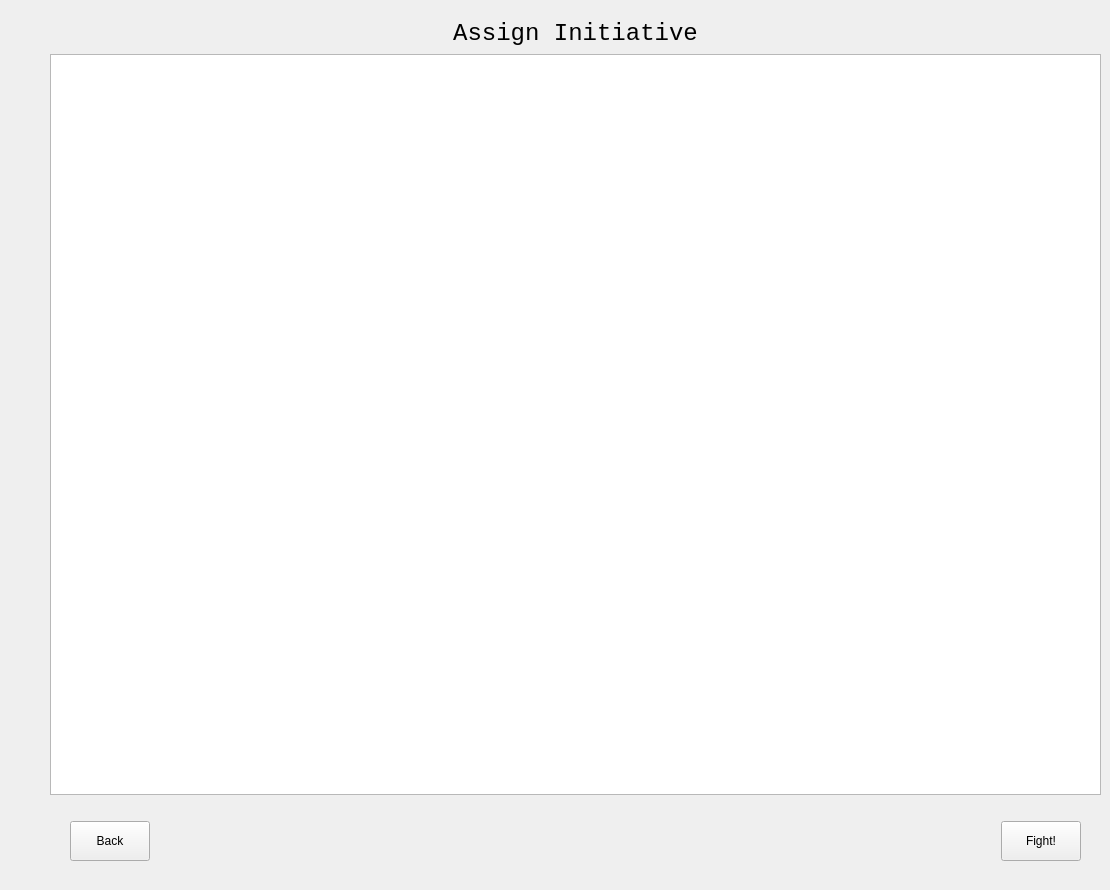
    <widget class="QWidget" name="assignInit_page">
     <widget class="QWidget" name="verticalLayoutWidget_2">
      <property name="geometry">
       <rect>
        <x>50</x>
        <y>20</y>
        <width>1051</width>
        <height>861</height>
       </rect>
      </property>
      <layout class="QVBoxLayout" name="verticalLayout_2">
       <item>
        <widget class="QLabel" name="assignInitTitle_label">
         <property name="font">
          <font>
           <family>Courier New</family>
           <pointsize>18</pointsize>
          </font>
         </property>
         <property name="text">
          <string>Assign Initiative</string>
         </property>
         <property name="alignment">
          <set>Qt::AlignCenter</set>
         </property>
        </widget>
       </item>
       <item>
        <widget class="QTableWidget" name="assignInit_tableWidget">
         <property name="selectionMode">
          <enum>QAbstractItemView::SingleSelection</enum>
         </property>
         <property name="selectionBehavior">
          <enum>QAbstractItemView::SelectRows</enum>
         </property>
         <attribute name="horizontalHeaderStretchLastSection">
          <bool>true</bool>
         </attribute>
         <attribute name="verticalHeaderVisible">
          <bool>false</bool>
         </attribute>
         <attribute name="verticalHeaderStretchLastSection">
          <bool>false</bool>
         </attribute>
        </widget>
       </item>
       <item>
        <layout class="QHBoxLayout" name="horizontalLayout_4">
         <property name="leftMargin">
          <number>20</number>
         </property>
         <property name="topMargin">
          <number>20</number>
         </property>
         <property name="rightMargin">
          <number>20</number>
         </property>
         <property name="bottomMargin">
          <number>20</number>
         </property>
         <item>
          <widget class="QPushButton" name="back_assignInit_pushButton">
           <property name="sizePolicy">
            <sizepolicy hsizetype="Fixed" vsizetype="Minimum">
             <horstretch>0</horstretch>
             <verstretch>0</verstretch>
            </sizepolicy>
           </property>
           <property name="minimumSize">
            <size>
             <width>0</width>
             <height>40</height>
            </size>
           </property>
           <property name="text">
            <string>Back</string>
           </property>
          </widget>
         </item>
         <item>
          <spacer name="horizontalSpacer_7">
           <property name="orientation">
            <enum>Qt::Horizontal</enum>
           </property>
           <property name="sizeHint" stdset="0">
            <size>
             <width>40</width>
             <height>20</height>
            </size>
           </property>
          </spacer>
         </item>
         <item>
          <widget class="QPushButton" name="fight_assignInit_pushButton">
           <property name="minimumSize">
            <size>
             <width>0</width>
             <height>40</height>
            </size>
           </property>
           <property name="text">
            <string>Fight!</string>
           </property>
          </widget>
         </item>
        </layout>
       </item>
      </layout>
     </widget>
    </widget>
